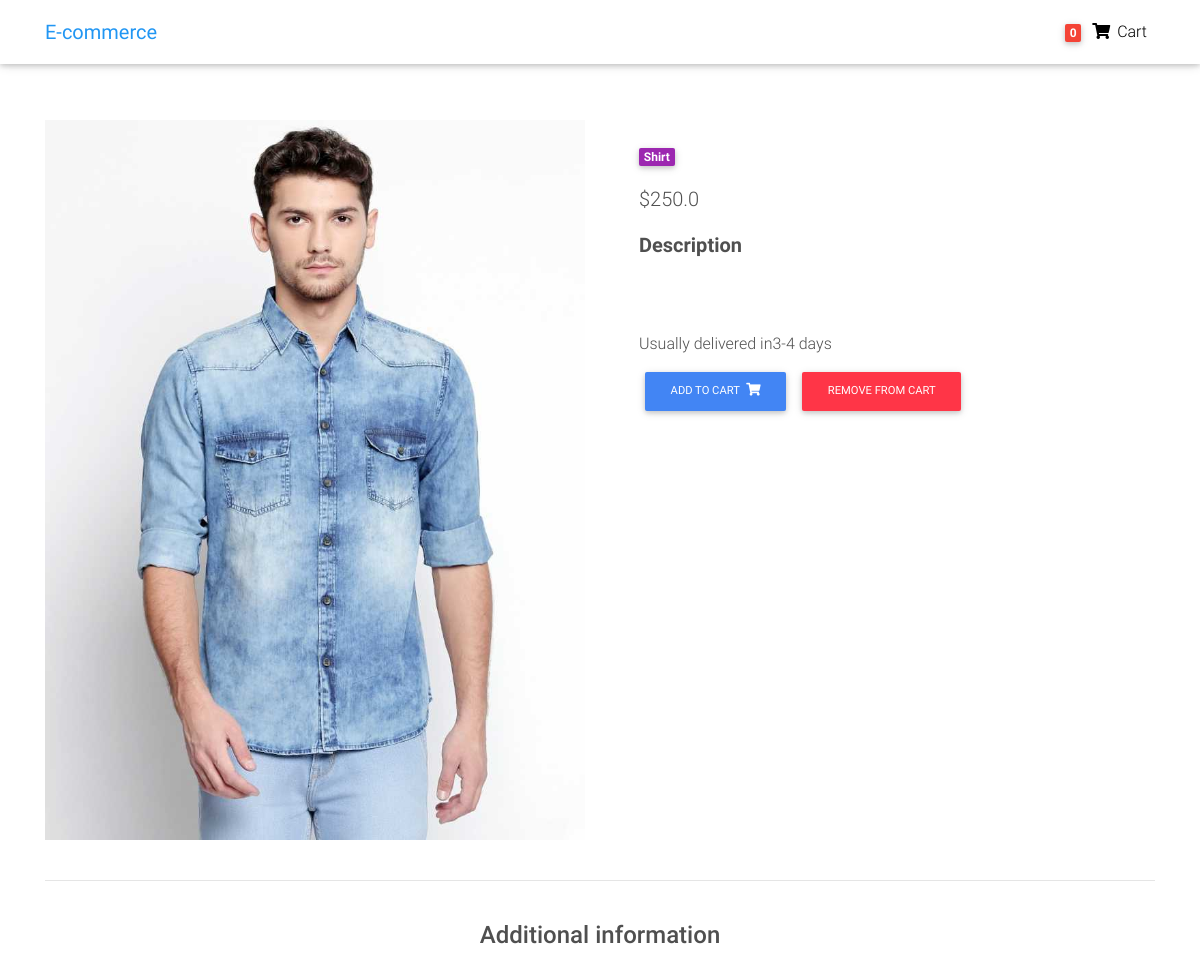
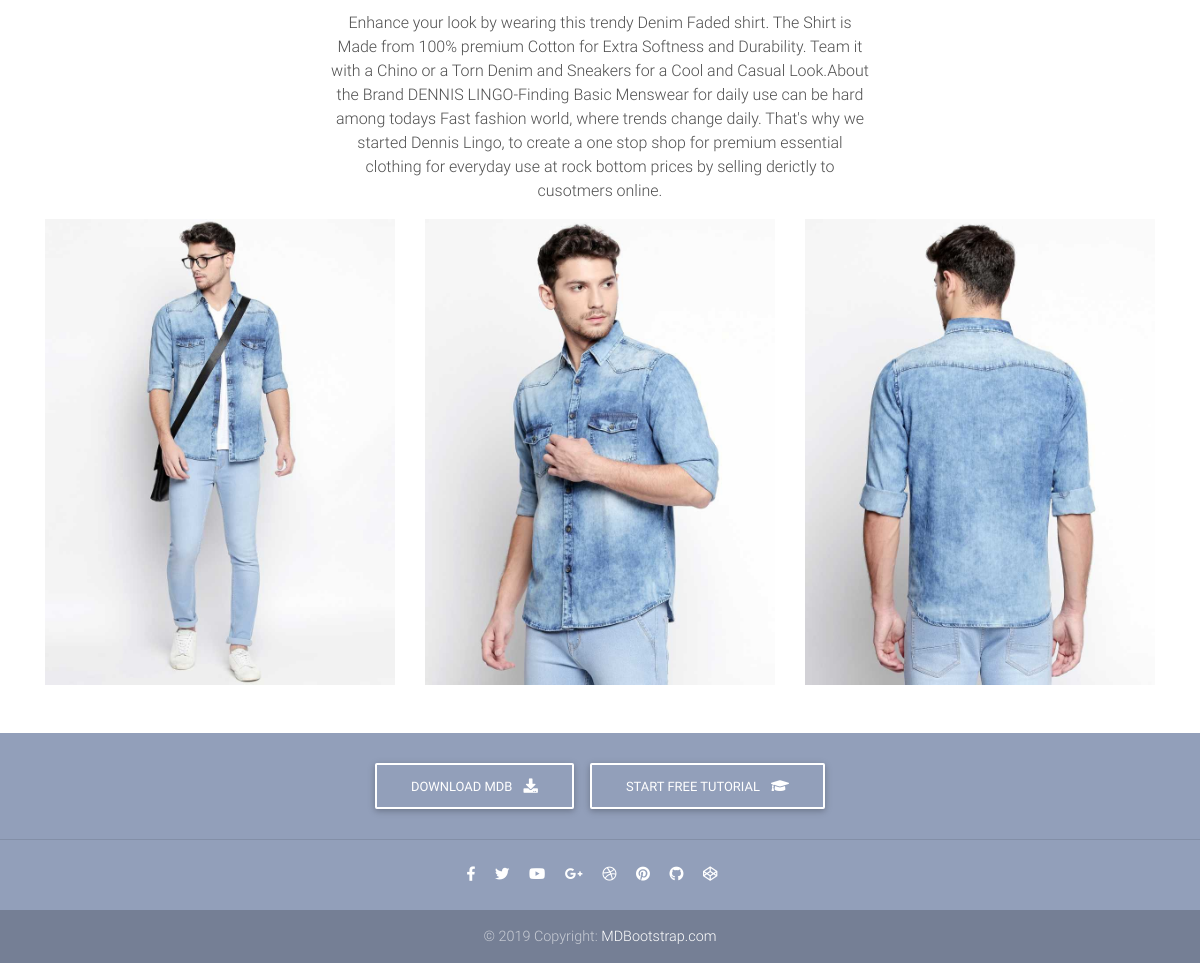
Screenshot of /products/test-product-2/ with the database file from the repository (2 pictures, top to bottom).
### ecommerce/models.py (models this page shows, shortened)
class Item(models.Model):
    title = models.CharField(max_length=100)
    price = models.FloatField()
    discount_price = models.FloatField(blank=True,null = True)
    category = models.CharField(choices=CATEGORY_CHOICES,max_length=2)
    label = models.CharField(choices=LABEL_CHOICES, max_length=1)
    slug = models.SlugField()
    description = models.TextField()
    image = models.ImageField()
    image_1 = models.ImageField()
    image_2 = models.ImageField()
    image_3 = models.ImageField()
    additional_info = models.CharField(max_length=1000)
    def get_add_to_cart_url(self):
        return reverse('add-to-cart', kwargs={'slug': self.slug})
    def get_remove_from_cart_url(self):
        return reverse('remove-from-cart', kwargs={'slug': self.slug})

### ecommerce/views.py (the view)
# urls.py: path('products/<slug>/', ItemDetailView.as_view(), name='core'),
class ItemDetailView(DetailView):
    model = Item
    template_name = "product-page.html"

### ecommerce/templatetags/cart_template_tags.py (called while the page is built)
@register.filter
def cart_item_count(user):
    if user.is_authenticated:
        qs = Order.objects.filter(user= user, ordered=False)
        if qs.exists():
            return qs[0].items.count()
    return 0

### templates/product-page.html (shortened to what this page needs)
{% load static %}
<!DOCTYPE html>
<html lang="en">
<head>
  <link rel="stylesheet" href="https://use.fontawesome.com/releases/v5.8.1/css/all.css">
  <link href="{%  static 'css/bootstrap.min.css' %}" rel="stylesheet">
  <link href="{% static  'css/mdb.min.css' %}" rel="stylesheet">
  <link href="{% static 'css/style.min.css' %}" rel="stylesheet">
</head>
<body>
{% load cart_template_tags%}
  <nav class="navbar fixed-top navbar-expand-lg navbar-light white scrolling-navbar">
    <div class="container">
  <a class="navbar-brand waves-effect" href="/home">
        <strong class="blue-text">E-commerce</strong>
      </a>
      <div class="collapse navbar-collapse" id="navbarSupportedContent">
        <ul class="navbar-nav nav-flex-icons">
          <li class="nav-item">
            <a href= "{% url 'order-summary' %}" class="nav-link waves-effect">
              <span class="badge red z-depth-1 mr-1">  {{ request.user|cart_item_count }} </span>
              <i class="fas fa-shopping-cart"></i>
              <span class="clearfix d-none d-sm-inline-block"> Cart </span>
            </a>
          </li>
        </ul>
      </div>
    </div>
  </nav>
  <main class="mt-5 pt-4">
    <div class="container dark-grey-text mt-5">
      <div class="row wow fadeIn">
        <div class="col-md-6 mb-4">
          <img src="{{  item.image.url }} " class="img-fluid" alt="">
        </div>
        <div class="col-md-6 mb-4">
          <div class="p-4">
            <div class="mb-3">
              <a href="">
                <span class="badge purple mr-1">{{ object.get_category_display }}</span>
              </a>
            </div>
            <p class="lead">
                 {% if object.discount_price %}
                 <span class="mr-1">
                <del>${{ object.price }}</del>
                 </span>
                 <span>{{ object.discount_price }}</span>
                {% else %}
                <span>${{ object.price }}</span>
                {% endif %}
            </p>
            <p class="lead font-weight-bold">Description</p>
                 <div class="mt-5 pt-4">
    </div>
            <p> {{ object.description }}</p>
          <a href="{{ object.get_add_to_cart_url }} " class="btn btn-primary btn-md my-0 p" >Add to cart
                <i class="fas fa-shopping-cart ml-1"></i>
              </a>
          <a href="{{ object.get_remove_from_cart_url }} " class="btn btn-danger btn-md my-0 p" >Remove from Cart
              </a>
          </div>
        </div>
      </div>
      <hr>
      <div class="row d-flex justify-content-center wow fadeIn">
        <div class="col-md-6 text-center">
          <h4 class="my-4 h4">Additional information</h4>
          <p>{{ object.additional_info }}</p>
        </div>
      </div>
      <div class="row wow fadeIn">
        <div class="col-lg-4 col-md-12 mb-4">
          <img src="{{ item.image_1.url }}" class="img-fluid" alt="">
        </div>
        <div class="col-lg-4 col-md-6 mb-4">
          <img src="{{ item.image_2.url }}" class="img-fluid" alt="">
        </div>
        <div class="col-lg-4 col-md-6 mb-4">
          <img src="{{ item.image_3.url }}" class="img-fluid" alt="">
        </div>
      </div>
    </div>
  </main>
  <footer class="page-footer text-center font-small mt-4 wow fadeIn">
    <div class="pt-4">
      <a class="btn btn-outline-white" href="https://mdbootstrap.com/docs/jquery/getting-started/download/" target="_blank"
        role="button">Download MDB
        <i class="fas fa-download ml-2"></i>
      </a>
      <a class="btn btn-outline-white" href="https://mdbootstrap.com/education/bootstrap/" target="_blank" role="button">Start
        free tutorial
        <i class="fas fa-graduation-cap ml-2"></i>
      </a>
    </div>
    <hr class="my-4">
    <div class="pb-4">
      <a href="https://www.facebook.com/mdbootstrap" target="_blank">
        <i class="fab fa-facebook-f mr-3"></i>
      </a>
      <a href="https://twitter.com/MDBootstrap" target="_blank">
        <i class="fab fa-twitter mr-3"></i>
      </a>
      <a href="https://www.youtube.com/watch?v=7MUISDJ5ZZ4" target="_blank">
        <i class="fab fa-youtube mr-3"></i>
      </a>
      <a href="https://plus.google.com/u/0/b/107863090883699620484" target="_blank">
        <i class="fab fa-google-plus-g mr-3"></i>
      </a>
      <a href="https://dribbble.com/mdbootstrap" target="_blank">
        <i class="fab fa-dribbble mr-3"></i>
      </a>
      <a href="https://pinterest.com/mdbootstrap" target="_blank">
        <i class="fab fa-pinterest mr-3"></i>
      </a>
      <a href="https://github.com/mdbootstrap/bootstrap-material-design" target="_blank">
        <i class="fab fa-github mr-3"></i>
      </a>
      <a href="http://codepen.io/mdbootstrap/" target="_blank">
        <i class="fab fa-codepen mr-3"></i>
      </a>
    </div>
    <div class="footer-copyright py-3">
      © 2019 Copyright:
      <a href="https://mdbootstrap.com/education/bootstrap/" target="_blank"> MDBootstrap.com </a>
    </div>
  </footer>
</body>
</html>

### rows the page displays
Item: image (picture), category "Shirt", price "250.0", description "Usually delivered in3-4 days", additional_info "Enhance your look by wearing this trendy Denim Faded shirt. The Shirt is Made from 100% premium Cotton for Extra Softness and Durability. Team it with a Chino or a Torn Denim and Sneakers for a Cool and Casual Look.About the Brand DENNIS LINGO-Finding Basic Menswear for daily use can be hard among todays Fast fashion world, where trends change daily. That's why we started Dennis Lingo, to create a one stop shop for premium essential clothing for everyday use at rock bottom prices by selling derictly to cusotmers online.", image_1 (picture), image_2 (picture), image_3 (picture)

### other values shown
{{ request.user|cart_item_count }} "0"
